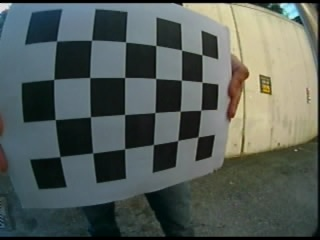
//> input picture AI/opencv/opencv/c++/open-c++/images/chessboards/chessboard01.jpg, 320 x 240 px; the run also reads 1 picture not shown here
$ ./open   (built with g++ and OpenCV 4)
//> lines starting //> are read from the running program, lines starting //| are printed output that depends on the picture
### AI/opencv/opencv/c++/open-c++/src/ch9.CameraCalibrator/CameraCalibrator.h
/*
 * CameraCalibrator.h
 *
 *  Created on: 2018年3月1日
 *      Author: Administrator
 */

#ifndef CH9_CAMERACALIBRATOR_CAMERACALIBRATOR_H_
#define CH9_CAMERACALIBRATOR_CAMERACALIBRATOR_H_

#include <core/core.hpp>
#include <string>
#include <vector>

using namespace std;
using namespace cv;

class CameraCalibrator {
private:
	// 输入点
	// 位于世界坐标的点
	vector<vector<Point3f> > objectPoints;
	// 像素坐标的点
	vector<vector<Point2f> > imagePoints;
	// 输出矩阵
	Mat cameraMatrix;
	Mat distCoeffs;
	// 标定的方式
	int flag;
	// 用于图像去畸变
	Mat map1, map2;
	bool mustInitUnDistort;
public:
	CameraCalibrator();
	virtual ~CameraCalibrator();
	int addCheeseBoardPoint(vector<string> & filelist, Size boardsize);
	void addPonits(vector<Point2f> &imageConners,vector<Point3f> &objectConners);
	double calibrate(Size & imageSize);
	Mat remap(Mat & image);
};

#endif /* CH9_CAMERACALIBRATOR_CAMERACALIBRATOR_H_ */

### AI/opencv/opencv/c++/open-c++/src/ch9.CameraCalibrator/CameraCalibrator.cpp
/*
 * CameraCalibrator.cpp
 *
 *  Created on: 2018年3月1日
 *      Author: Administrator
 */

#include "CameraCalibrator.h"

#include <calib3d/calib3d.hpp>
#include <core/mat.hpp>
#include <core/operations.hpp>
#include <core/types_c.h>
#include <highgui/highgui.hpp>
#include <imgproc/imgproc.hpp>
#include <iostream>

CameraCalibrator::CameraCalibrator() :
		flag(0), mustInitUnDistort(true) {
	// TODO Auto-generated constructor stub
}

CameraCalibrator::~CameraCalibrator() {
	// TODO Auto-generated destructor stub
}

/**
 * 找到图像上的角点
 */
int CameraCalibrator::addCheeseBoardPoint(vector<string> & filelist, Size boardsize) {
	// 两种坐标
	vector<Point2f> imageCorners;
	vector<Point3f> objectCorners;
	// 3d场景中的点，初始化objectConners
	for (int i = 0; i < boardsize.height; i++) {
		for (int j = 0; j < boardsize.width; j++) {
			objectCorners.push_back(Point3f(i, j, 0.0f));
		}
	}
	// 2d场景中的点，初始化objectConners
	bool success = 0;
	Mat image;
	for (int i = 0; i < filelist.size(); i++) {
		// 打开图像并获取角点
		Mat img = imread(filelist[i], 0);
		bool found = findChessboardCorners(img, boardsize, imageCorners);
		// 计算角点的亚像素
		/*cornerSubPix(img, imageCorners, Size(5, 5), Size(-1, -1),
				TermCriteria(TermCriteria::MAX_ITER + TermCriteria::EPS, 30, 0.1));*/
		if (imageCorners.size() == boardsize.area()) {
			addPonits(imageCorners, objectCorners);
			success++;
		}
	}
	return success;
}

/**
 *添加场景点与对应的图像点
 */
void CameraCalibrator::addPonits(vector<Point2f> &imageConners, vector<Point3f> &objectConners) {
	imagePoints.push_back(imageConners);
	objectPoints.push_back(objectConners);
}

/**
 * 进行相机标定
 */
double CameraCalibrator::calibrate(Size & imageSize) {
	// 重新进行去畸变
	mustInitUnDistort = true;
	// 输出旋转和平移
	vector<Mat> rvecs;
	vector<Mat> tvecs;
	// 进行标定
	return calibrateCamera(
			objectPoints,
			imagePoints,
			imageSize,
			cameraMatrix, // 输出的相机矩阵
			distCoeffs,  // 输出的畸变矩阵
			rvecs, tvecs,
			flag);
}

/**
 * 去除畸变
 */
Mat CameraCalibrator::remap(Mat & image) {
	Mat undistorted;
	// 每次标定只需初始化一次
	if (mustInitUnDistort) {
		initUndistortRectifyMap(
				cameraMatrix,// 相机矩阵
				distCoeffs,// 畸变矩阵
				Mat(), // 可选的rectification矩阵
				Mat(), // 用于生成undistorted的相机矩阵
				Size(600,400),// 输出图像的大小
				CV_32FC1, // 输出的映射图像的类型
				map1, map2 // x和y坐标映射函数
				);
		mustInitUnDistort = false;
	}
	// 应用映射函数，去除径向畸变
	cv::remap(image,
			undistorted,
			map1,
			map2,
			INTER_LINEAR // 插值类型
			);
	return undistorted;
}

### AI/opencv/opencv/c++/open-c++/src/open.cpp
//============================================================================
// Name        : open.cpp
// Author      :
// Version     :
// Copyright   : Your copyright notice
// Description : Hello World in C++, Ansi-style
//============================================================================

#include <core/core.hpp>
#include <core/mat.hpp>
#include <core/types_c.h>
#include <highgui/highgui.hpp>
#include <imgproc/imgproc.hpp>
#include <imgproc/types_c.h>
#include <io.h>
#include <cstdlib>
#include <cstring>
#include <iostream>
#include <string>
#include <vector>

#include "ch9.CameraCalibrator/CameraCalibrator.h"


using namespace std;
using namespace cv;

void ch1();
void ch2();
void update_pixl_mat_(Mat_<Vec3b> &img, int n);
void color_reduce(Mat &img, Mat &result,int n);
void canny(Mat &img, Mat &result);


void getFiles(const std::string & path, std::vector<std::string> & files) {
	//文件句柄
	long hFile = 0;
	//文件信息，_finddata_t需要io.h头文件
	struct _finddata_t fileinfo;
	std::string p;
	if ((hFile = _findfirst(p.assign(path).append("\\*").c_str(), &fileinfo)) != -1) {
		do {
			//如果是目录,迭代之
			//如果不是,加入列表
			if ((fileinfo.attrib & _A_SUBDIR)) {
				if (strcmp(fileinfo.name, ".") != 0 && strcmp(fileinfo.name, "..") != 0)
					getFiles(p.assign(path).append("\\").append(fileinfo.name), files);
			} else {
				files.push_back(p.assign(path).append("\\").append(fileinfo.name));
			}
		} while (_findnext(hFile, &fileinfo) == 0);
		_findclose(hFile);
	}
}

int main() {
	/*result.create(200, 200, img.type());*/
	//Mat result;
	//color_reduce(img, result, 64);
	Mat img = imread("../images/chessboards/chessboard01.jpg", 0);
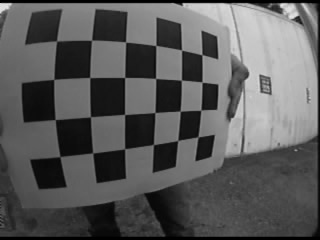
//> img: 240 rows x 320 cols, CV_8UC1; min 0, max 231, mean 89.9
	// [116 lines of commented-out code are left out]
	/*// 图像腐蚀
	Mat result;
	erode(img, result, Mat());
	imshow("lena2", result);
	// 图像膨胀
	Mat result2;
	dilate(img, result2, Mat());
	imshow("lena3", result2);*/
	// [100 lines of commented-out code are left out]
	CameraCalibrator calibrator;
	vector<string> filenames;
	getFiles("../images/chessboards", filenames);
	calibrator.addCheeseBoardPoint(filenames, Size(6, 4));
//> in addCheeseBoardPoint, `bool found = findChessboardCorners(img, boardsize, imageCorners);`: imageCorners = 24 Points (x, y), first 12: [56.63, 40.99], [91.59, 40.26], [125.5, 42.01], [155.8, 45.44], [181.5, 50.03], [201.9, 54.72], [53.75, 79.42], [89.78, 77.48], [124.6, 77.52], [155.6, 78.45], [181.4, 80.06], [202, 82.16]; found = true
//> in addPonits, `imagePoints.push_back(imageConners);`: imagePoints = 1 point lists
//> pass 2 of the loop in addCheeseBoardPoint, `for (int i = 0; i < filelist.size(); i++)`:
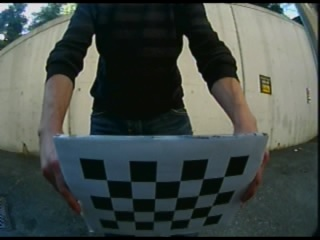
//> input picture AI/opencv/opencv/c++/open-c++/images/chessboards/chessboard37.jpg, 320 x 240 px
//> in addCheeseBoardPoint, `Mat img = imread(filelist[i], 0);`:
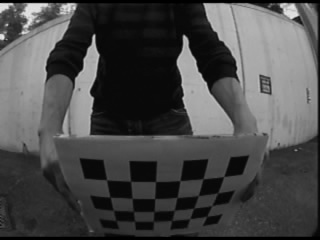
//> img: 240 rows x 320 cols, CV_8UC1; min 0, max 233, mean 73.4
//> imageCorners = 24 Points (x, y), first 12: [106.4, 179.7], [130.6, 181.2], [155.6, 181.5], [180, 180.5], [203.1, 178.5], [223.7, 176.4], [109.8, 197.1], [132.3, 198.4], [154.6, 198.6], [177, 197.3], [198.4, 195.4], [217.7, 192.7]
	Size imagesize(6, 4);
	calibrator.calibrate(imagesize);
	Mat origin = imread("../images/chessboards/chessboard37.jpg");
//> origin is the input picture: 240 rows x 320 cols, CV_8UC3; mean B, G, R 72.3, 76.3, 68.1
	imshow("origin", origin);
	Mat result = calibrator.remap(origin);
//> in remap, `cv::remap(image, undistorted, map1, map2, INTER_LINEAR );`:
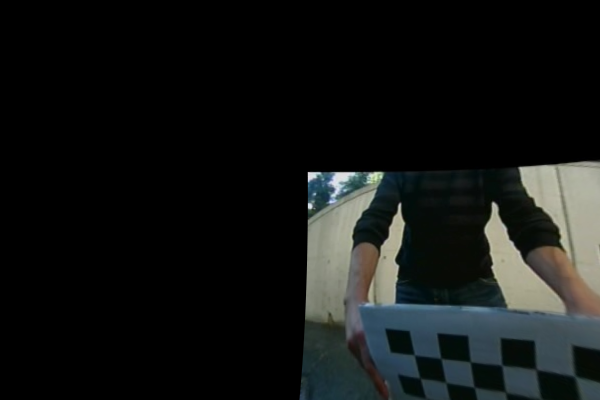
//> undistorted: 400 rows x 600 cols, CV_8UC3; mean B, G, R 20.5, 21.5, 19.3
	imshow("result", result);
	waitKey(0);
	return 0;
}

// [72 lines left out: functions canny, ch2, color_reduce, update_pixl_mat, update_pixl_mat_, ch1, not called in this run]
